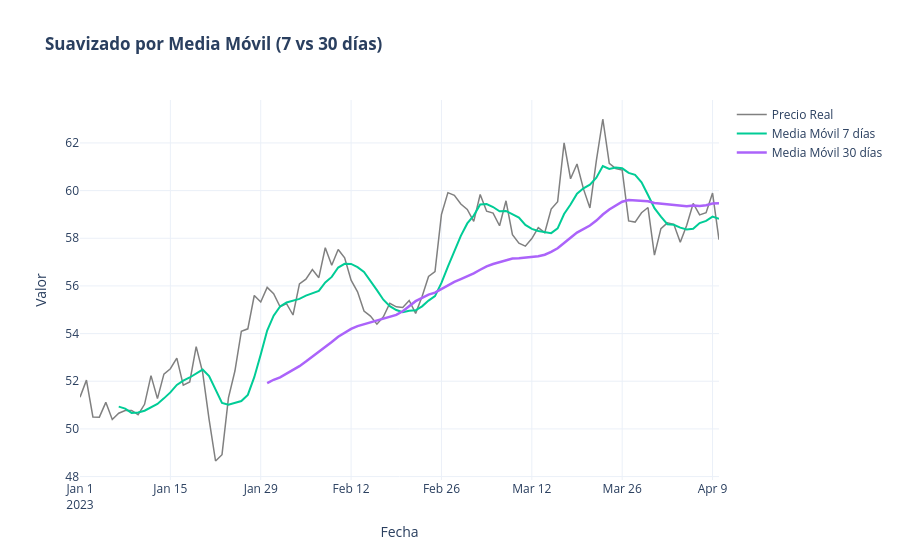

The notebook cell this image was saved under:
### Markdown cell above
<div style="text-align: justify; line-height: 1.5; font-size: 18px;"> 

---

## 2. Media Móvil (Moving Average)

### Concepto
El método de **Media Móvil** es una técnica de suavizado utilizada para reducir el ruido de alta frecuencia de una serie de tiempo y resaltar tendencias subyacentes. Funciona calculando el promedio de un subconjunto de puntos dentro de una ventana deslizante de tamaño determinado $k$.

* **Media Móvil Simple (SMA):** Promedio de las $k$ observaciones pasadas.
* **Media Móvil Centrada (CMA):** Utiliza observaciones pasadas y futuras de forma simétrica; ideal para la estimación de la tendencia en la descomposición de series.

### Fórmulas Matemáticas

#### Media Móvil Simple Unilateral (de tamaño $k$)
$$MA_t = \frac{1}{k} \sum_{i=0}^{k-1} Y_{t-i} = \frac{Y_t + Y_{t-1} + \dots + Y_{t-k+1}}{k}$$

#### Media Móvil Centrada (para $k$ impar, ej. $k = 2m + 1$)
$$CMA_t = \frac{1}{2m+1} \sum_{j=-m}^{m} Y_{t+j}$$

#### Media Móvil Ponderada (WMA)
$$WMA_t = \sum_{i=0}^{k-1} w_i Y_{t-i} \quad 	\text{donde} \quad \sum_{i=0}^{k-1} w_i = 1$$

---

</div>

### Code cell
import pandas as pd
import numpy as np
import plotly.express as px
import plotly.graph_objects as go

# Simulación de datos
np.random.seed(10)
dates = pd.date_range("2023-01-01", periods=100, freq="D")
raw_data = 50 + np.cumsum(np.random.normal(0, 1, 100))
df_ma = pd.DataFrame({"Fecha": dates, "Precio": raw_data})

# Cálculo de Medias Móviles con Pandas
df_ma["MA_7"] = df_ma["Precio"].rolling(window=7).mean()
df_ma["MA_30"] = df_ma["Precio"].rolling(window=30).mean()

# Gráfico con Plotly Express / Graph Objects
fig = go.Figure()

fig.add_trace(go.Scatter(x=df_ma["Fecha"], y=df_ma["Precio"], mode="lines", name="Precio Real", line=dict(color="grey", width=1.5)))
fig.add_trace(go.Scatter(x=df_ma["Fecha"], y=df_ma["MA_7"], mode="lines", name="Media Móvil 7 días", line=dict(color="#00CC96", width=2)))
fig.add_trace(go.Scatter(x=df_ma["Fecha"], y=df_ma["MA_30"], mode="lines", name="Media Móvil 30 días", line=dict(color="#AB63FA", width=2.5)))

fig.update_layout(
    title="<b>Suavizado por Media Móvil (7 vs 30 días)</b>",
    xaxis_title="Fecha",
    yaxis_title="Valor",
    template="plotly_white"
)
fig.show()
